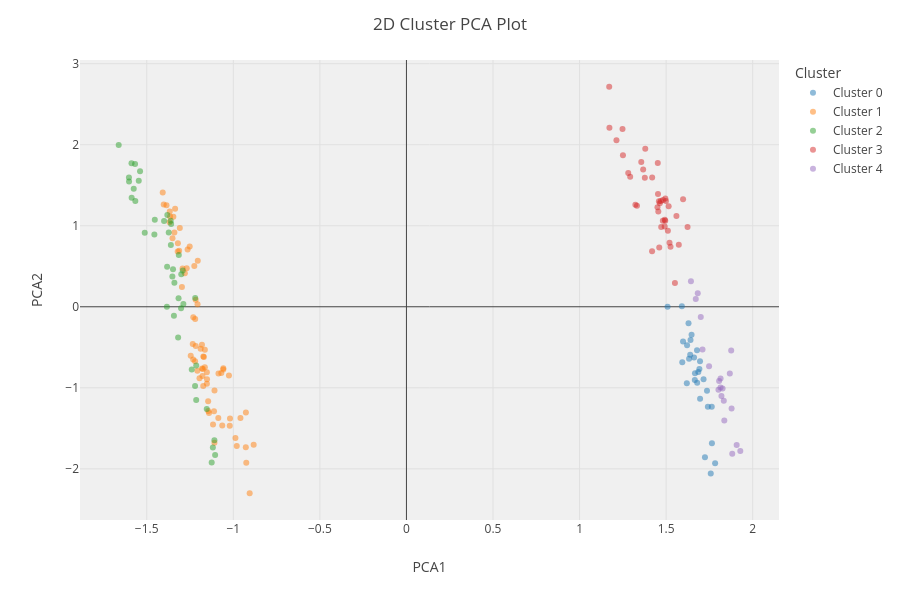
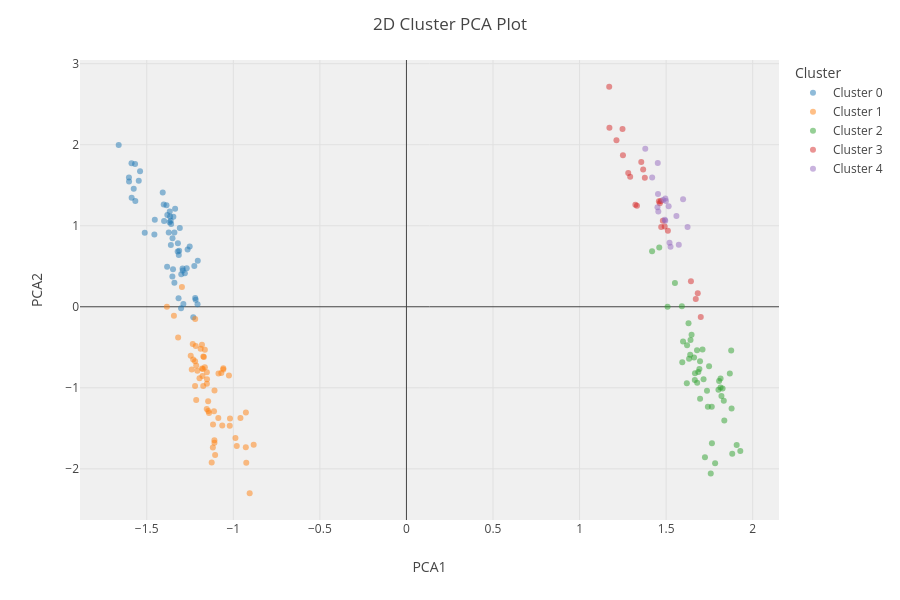

The code cell stored with these charts, in order, in its notebook:
### Code cell
# Create KMeans model
kmeans = create_model('kmeans', num_clusters=5)

# Create Agglomerative model
agg = create_model('hclust', num_clusters=5)

# Plot KMeans clusters
plot_model(kmeans, plot='cluster')

# Plot Agglomerative clusters
plot_model(agg, plot='cluster')

# Assign clusters back to data
kmeans_results = assign_model(kmeans)
agg_results = assign_model(agg)

print(kmeans_results.head())
print(agg_results.head())
